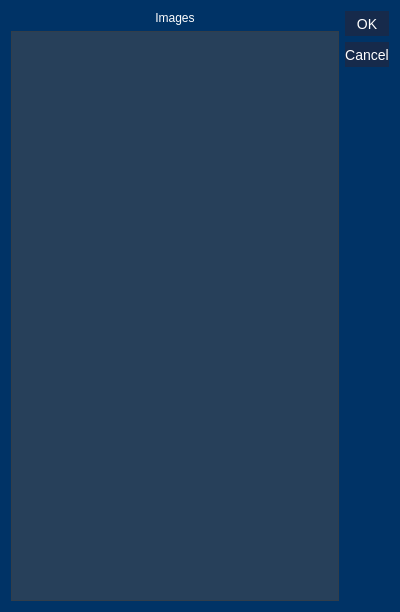
<?xml version="1.0" encoding="UTF-8"?>
<ui version="4.0">
 <class>Dialog</class>
 <widget class="QDialog" name="Dialog">
  <property name="geometry">
   <rect>
    <x>0</x>
    <y>0</y>
    <width>400</width>
    <height>612</height>
   </rect>
  </property>
  <property name="windowTitle">
   <string>Dialog</string>
  </property>
  <property name="styleSheet">
   <string notr="true">QPushButton{
	color: White;
	background-color: rgba(22, 42, 75 , 255);
	border: none;
	font-size: 14px;
 	text-align: center;
     display: inline-block;
	min-height: 25;
	min-width: 40;
}

QPushButton:hover{
	background-color:  rgba(15, 35, 68 , 255);
}

QPushButton:pressed{
	background-color:  rgba(8, 28, 61 , 255);
}

QPushButton:disabled{
	background-color:  rgba(40, 60, 100 , 255);
}

QTableView, QListView{
	color: White;
	background-color: rgba(77, 77, 77, 128)
}

QLabel{
	color:White;
}

QProgressBar {
	color: White;
    border: 1px solid grey;
    background-color: rgb(10, 60, 110);
 }

 QProgressBar::chunk {
     background-color: rgba(77, 77, 77, 128);
 }

QMainWindow{
	background-color: rgb(0, 51, 102);
}

QDialog{
	background-color: rgb(0, 51, 102);
}</string>
  </property>
  <layout class="QHBoxLayout" name="horizontalLayout">
   <item>
    <layout class="QVBoxLayout" name="verticalLayout">
     <item>
      <widget class="QLabel" name="label">
       <property name="text">
        <string>Images</string>
       </property>
       <property name="alignment">
        <set>Qt::AlignCenter</set>
       </property>
      </widget>
     </item>
     <item>
      <widget class="QListView" name="lv_images">
       <property name="selectionMode">
        <enum>QAbstractItemView::MultiSelection</enum>
       </property>
      </widget>
     </item>
    </layout>
   </item>
   <item>
    <widget class="QDialogButtonBox" name="buttonBox">
     <property name="orientation">
      <enum>Qt::Vertical</enum>
     </property>
     <property name="standardButtons">
      <set>QDialogButtonBox::Cancel|QDialogButtonBox::Ok</set>
     </property>
    </widget>
   </item>
  </layout>
 </widget>
 <resources/>
 <connections>
  <connection>
   <sender>buttonBox</sender>
   <signal>accepted()</signal>
   <receiver>Dialog</receiver>
   <slot>accept()</slot>
   <hints>
    <hint type="sourcelabel">
     <x>248</x>
     <y>254</y>
    </hint>
    <hint type="destinationlabel">
     <x>157</x>
     <y>274</y>
    </hint>
   </hints>
  </connection>
  <connection>
   <sender>buttonBox</sender>
   <signal>rejected()</signal>
   <receiver>Dialog</receiver>
   <slot>reject()</slot>
   <hints>
    <hint type="sourcelabel">
     <x>316</x>
     <y>260</y>
    </hint>
    <hint type="destinationlabel">
     <x>286</x>
     <y>274</y>
    </hint>
   </hints>
  </connection>
 </connections>
</ui>
